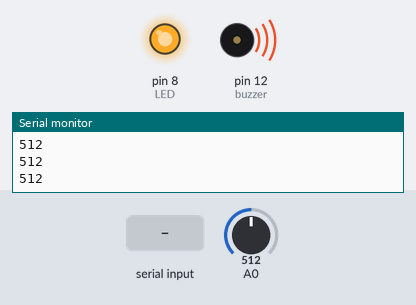
Recording of a sketch running on a simulated Arduino Uno, built with avr-gcc and run on an emulated ATmega328P. On the bench: output pins drawn as LEDs (lit = HIGH), buzzer (waves = sounding), the last lines printed to the serial monitor. Inputs (shaded band) come from the test bench; at power-on: A0 = 512.

Above: at 1.3 s.
1.4 s: byte 0 (0) received over Serial
At 2.3 s:
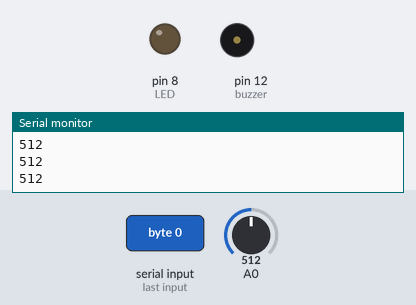
Timing chart, 0 to 4.4 s (numbered marks = the images above; inputs shaded):
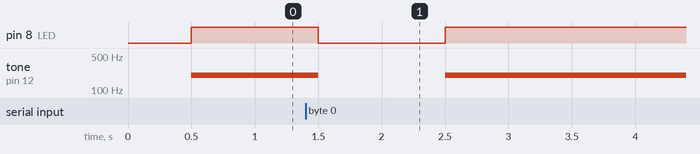

Measured:
- after the input at 1.4 s, pin 8 (LED): HIGH → LOW after 0.10 s, → HIGH 1.0 s later; tone on pin 12 (buzzer): 200 Hz → silent after 0.10 s, → 200 Hz 1.0 s later

The sketch:

finalArduino.ino
```cpp
#define LED 8
int buzzer=12;
void setup()
{
  Serial.begin(9600); //Set serial baud rate to 9600 bps
  pinMode(buzzer,OUTPUT);
  pinMode(LED, OUTPUT);
}
void loop()
{
boolean bul = true;
int val;
int valAux;
int turnOff;
val=analogRead(0);//Read Gas value from analog 0
Serial.println(val,DEC);
delay(500);

if(val>300){
  digitalWrite(LED, HIGH);   // turn the LED on (HIGH is the voltage level)
  tone(buzzer,200);
  while(bul){
   if (Serial.available())
   { // If data is available to read,
     turnOff = Serial.read(); // read it and store it in val
     if(turnOff == 0){
      bul = false;
      noTone(buzzer);
      digitalWrite(LED, LOW);    // turn the LED off by making the voltage LOW
   }
 }
  valAux=analogRead(0);//Read Gas value from analog 0
  Serial.println(valAux,DEC);
  delay(500);
  }

}
  }
```
